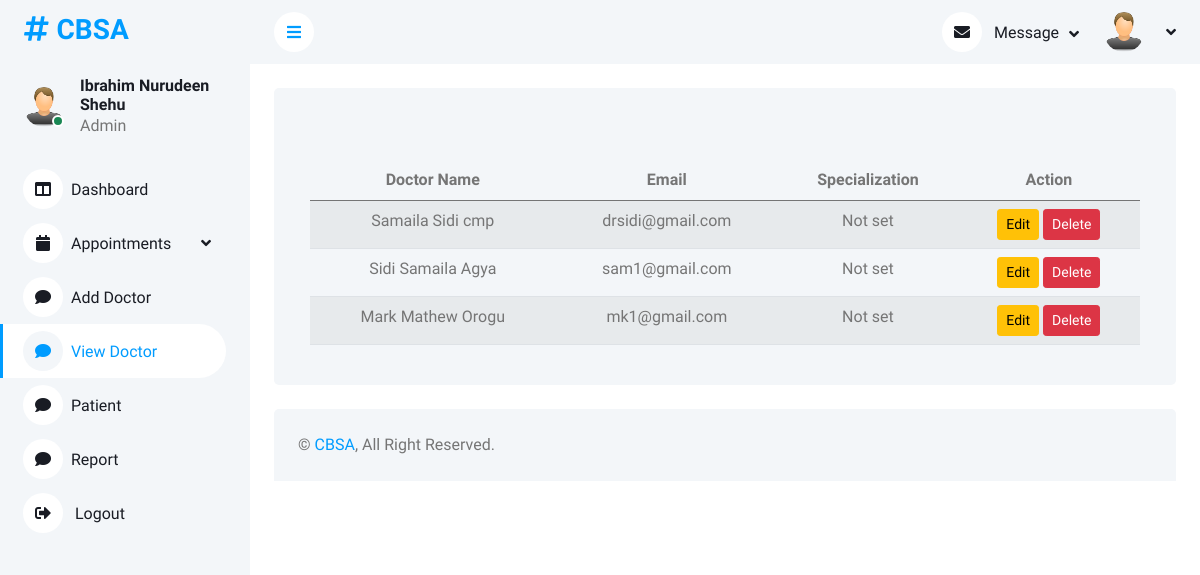
Screenshot of /admin/view_doctor.php (signed in) with the database file from the repository.
### tables this page shows
CREATE TABLE `doctor` (
  `doctor_id` int(11) NOT NULL,
  `firstname` varchar(255) NOT NULL,
  `lastname` varchar(255) NOT NULL,
  `othername` varchar(255) NOT NULL,
  `email` varchar(255) NOT NULL,
  `password` varchar(255) NOT NULL,
  `blood_group` varchar(255) DEFAULT NULL,
  `genotype` varchar(255) DEFAULT NULL,
  `specialization` varchar(255) DEFAULT NULL,
  `time` timestamp NOT NULL DEFAULT current_timestamp()
);

### admin/view_doctor.php (the view, shortened to what this page needs)
<?php
include("../include/connect.php");
if (isset($_SESSION["admin_id"])) {
    $user_id = $_SESSION["admin_id"];
    $sql = mysqli_query($connect,"SELECT * FROM `admin` WHERE admin_id = $user_id");
    $fetch = mysqli_fetch_assoc($sql);
    $fullname = $fetch["fullname"];
}
?>
<!DOCTYPE html>
<html lang="en">
<head>
    <link href="https://cdnjs.cloudflare.com/ajax/libs/font-awesome/5.10.0/css/all.min.css" rel="stylesheet">
    <link href="https://cdn.jsdelivr.net/npm/bootstrap-icons@1.4.1/font/bootstrap-icons.css" rel="stylesheet">
    <link href="lib/owlcarousel/assets/owl.carousel.min.css" rel="stylesheet">
    <link href="lib/tempusdominus/css/tempusdominus-bootstrap-4.min.css" rel="stylesheet" />
    <link href="css/bootstrap.min.css" rel="stylesheet">
    <link href="css/style.css" rel="stylesheet">
</head>
<body>
    <div class="container-xxl position-relative bg-white d-flex p-0">
        <div class="sidebar pe-4 pb-3">
            <nav class="navbar bg-light navbar-light">
                <a href="dashboard.php" class="navbar-brand mx-4 mb-3">
                    <h3 class="text-primary"><i class="fa fa-hashtag me-2"></i>CBSA</h3>
                </a>
                <div class="d-flex align-items-center ms-4 mb-4">
                    <div class="position-relative">
                        <img class="rounded-circle" src="./img/user.png" alt="" style="width: 40px; height: 40px;">
                        <div class="bg-success rounded-circle border border-2 border-white position-absolute end-0 bottom-0 p-1"></div>
                    </div>
                    <div class="ms-3">
                        <h6 class="mb-0"><?php echo $fullname;?></h6>
                        <span>Admin</span>
                    </div>
                </div>
                <div class="navbar-nav w-100">
                    <a href="dashboard.php" class="nav-item nav-link"><i class="fas fa-columns me-2"></i>Dashboard</a>
                    <div class="nav-item dropdown">
                        <a href="#" class="nav-link dropdown-toggle" data-bs-toggle="dropdown"><i class="fas fa-calendar me-2"></i>Appointments</a>
                    </div>
                    <a href="add_doctor.php" class="nav-item nav-link"><i class="fas fa-comment me-2"></i>Add Doctor</a>
                    <a href="view_doctor.php" class="nav-item nav-link active"><i class="fas fa-comment me-2"></i>View Doctor</a>
                    <a href="patient.php" class="nav-item nav-link"><i class="fas fa-comment me-2"></i>Patient</a>
                    <a href="report.php" class="nav-item nav-link"><i class="fas fa-comment me-2"></i>Report</a>
                    <a href="#" onclick="logout()" class="nav-item nav-link"> <i class="fas fa-sign-out-alt me-2"></i>
                        Logout</a>
                    </div>
                </div>
        </div>
        <div class="content">
            <nav class="navbar navbar-expand bg-light navbar-light sticky-top px-4 py-0">
                <a href="#" class="sidebar-toggler flex-shrink-0">
                    <i class="fa fa-bars"></i>
                </a>
                <div class="navbar-nav align-items-center ms-auto">
                    <div class="nav-item dropdown">
                        <a href="#" class="nav-link dropdown-toggle" data-bs-toggle="dropdown">
                            <i class="fa fa-envelope me-lg-2"></i>
                            <span class="d-none d-lg-inline-flex">Message</span>
                        </a>
                    </div>
                    <div class="nav-item dropdown">
                        <a href="#" class="nav-link dropdown-toggle" data-bs-toggle="dropdown">
                            <img class="rounded-circle me-lg-2" src="./img/user.png" alt="" style="width: 40px; height: 40px;">
                        </a>
                    </div>
                </div>
            </nav>
            <div class="container-fluid pt-4 px-4">
                <div class="bg-light text-center rounded p-4">
<div class="container mt-5">
<div class="table-responsive">
        <table class="table table-striped">
            <thead>
                <tr>
                    <th scope="col">Doctor Name</th>
                    <th scope="col">Email</th>
                    <th scope="col">Specialization</th>
                    <th scope="col">Action</th>
                </tr>
            </thead>
            <tbody>
            <?php
$reg_doc = mysqli_query($connect,"SELECT * FROM `doctor`");
                while ($reg_doc_fetch = mysqli_fetch_assoc($reg_doc)) {
                    $doctor_id = $reg_doc_fetch["doctor_id"];
                    $doctor_firstname = $reg_doc_fetch["firstname"];
                    $doctor_lastname = $reg_doc_fetch["lastname"];
                    $doctor_othername = $reg_doc_fetch["othername"] ?? null;
                    $doctor_email = $reg_doc_fetch["email"];
                    $doctor_specialization = $reg_doc_fetch["specialization"] ?? 'Not set';
                    echo '
                                <tr>
                                    <td>'.$doctor_firstname . " " . $doctor_lastname ." ".$doctor_othername.' </td>
                                    <td>'. $doctor_email  .'</td>
                                    <td>'. $doctor_specialization  .'</td>
                                    <td>
                                        <button class="btn btn-sm btn-warning" data-bs-target="#changePasswordModal'.$doctor_id.'" data-bs-toggle="modal">Edit</button>
                                        <a href="delete-doctor.php?doctor_id='. $doctor_id .'" class="btn btn-sm btn-danger">Delete</a>
                                    </td>
                                </tr>
                            ';
                }
              ?>
            </tbody>
        </table>
    </div>
</div>
                </div>
            </div>
            <div class="container-fluid pt-4 px-4">
                <div class="bg-light rounded-top p-4">
                    <div class="row">
                        <div class="col-12 col-sm-6 text-center text-sm-start">
                            &copy; <a href="#">CBSA</a>, All Right Reserved.
                        </div>
                    </div>
                </div>
            </div>
        </div>
</body>
</html>

### admin/css/style.css (style rules this page uses)
:root { --primary: #009CFF; --light: #F3F6F9; --dark: #191C24; }
.btn { transition: .5s; }
.sidebar { position: fixed; top: 0; left: 0; bottom: 0; width: 250px; height: 100vh; overflow-y: auto; background: var(--light); transition: 0.5s; z-index: 999; }
.content { margin-left: 250px; min-height: 100vh; background: #FFFFFF; transition: 0.5s; }
@media (min-width: 992px) { .sidebar { margin-left: 0; } }
@media (min-width: 992px) { .content { width: calc(100% - 250px); } }
.sidebar .navbar .navbar-nav .nav-link { padding: 7px 20px; color: var(--dark); font-weight: 500; border-left: 3px solid var(--light); border-radius: 0 30px 30px 0; outline: none; }
.sidebar .navbar .navbar-nav .nav-link:hover, .sidebar .navbar .navbar-nav .nav-link.active { color: var(--primary); background: #FFFFFF; border-color: var(--primary); }
.sidebar .navbar .navbar-nav .nav-link i { width: 40px; height: 40px; display: inline-flex; align-items: center; justify-content: center; background: #FFFFFF; border-radius: 40px; }
.sidebar .navbar .navbar-nav .nav-link:hover i, .sidebar .navbar .navbar-nav .nav-link.active i { background: var(--light); }
.sidebar .navbar .dropdown-toggle::after { position: absolute; top: 15px; right: 15px; border: none; content: "\f107"; font-family: "Font Awesome 5 Free"; font-weight: 900; transition: .5s; }
.content .navbar .navbar-nav .nav-link { margin-left: 25px; padding: 12px 0; color: var(--dark); outline: none; }
.content .navbar .sidebar-toggler, .content .navbar .navbar-nav .nav-link i { width: 40px; height: 40px; display: inline-flex; align-items: center; justify-content: center; background: #FFFFFF; border-radius: 40px; }
.content .navbar .dropdown-toggle::after { margin-left: 6px; vertical-align: middle; border: none; content: "\f107"; font-family: "Font Awesome 5 Free"; font-weight: 900; transition: .5s; }

### admin/view_doctor.php (style rules this page uses)
body { background-color: #f8f9fa; }

### rows the page displays
doctor: firstname "Samaila", lastname "Sidi", othername "cmp", email "drsidi@gmail.com", specialization "Not set"
doctor: firstname "Sidi", lastname "Samaila", othername "Agya", email "sam1@gmail.com", specialization "Not set"
doctor: firstname "Mark", lastname "Mathew", othername "Orogu", email "mk1@gmail.com", specialization "Not set"

### other values shown
$fullname "Ibrahim Nurudeen Shehu"
